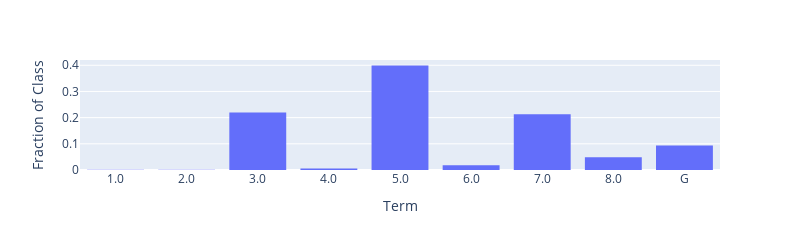

Notebook cell for this chart:
### Markdown cell above
### What year are you?

### Code cell
fig = px.histogram(majors['Terms in Attendance'].sort_values(),
                   histnorm='probability')

fig.update_layout(showlegend=False,
                  xaxis_title="Term",
                  yaxis_title="Fraction of Class",
                  autosize=False, 
                  width=800, 
                  height=250)

### Figure 1 — Plotly figure (JSON) as saved in the notebook; plotly's stock layout.template omitted (floating-point values rounded to 4 significant figures; data arrays with more than 128 entries replaced by an {"elided": "..."} marker saying what was removed)
{"data": [{"alignmentgroup": "True", "bingroup": "x", "histnorm": "probability", "hovertemplate": "variable=Terms in Attendance<br>value=%{x}<br>probability=%{y}<extra></extra>", "legendgroup": "Terms in Attendance", "marker": {"color": "#636efa", "pattern": {"shape": ""}}, "name": "Terms in Attendance", "offsetgroup": "Terms in Attendance", "orientation": "v", "showlegend": true, "type": "histogram", "x": {"elided": "1200 str values"}, "xaxis": "x", "yaxis": "y"}], "layout": {"autosize": false, "barmode": "relative", "height": 250, "legend": {"title": {"text": "variable"}, "tracegroupgap": 0}, "margin": {"t": 60}, "showlegend": false, "width": 800, "xaxis": {"anchor": "y", "autorange": true, "domain": [0, 1], "range": [-0.5, 8.5], "title": {"text": "Term"}, "type": "category"}, "yaxis": {"anchor": "x", "autorange": true, "domain": [0, 1], "range": [0, 0.4202], "title": {"text": "Fraction of Class"}}}}
